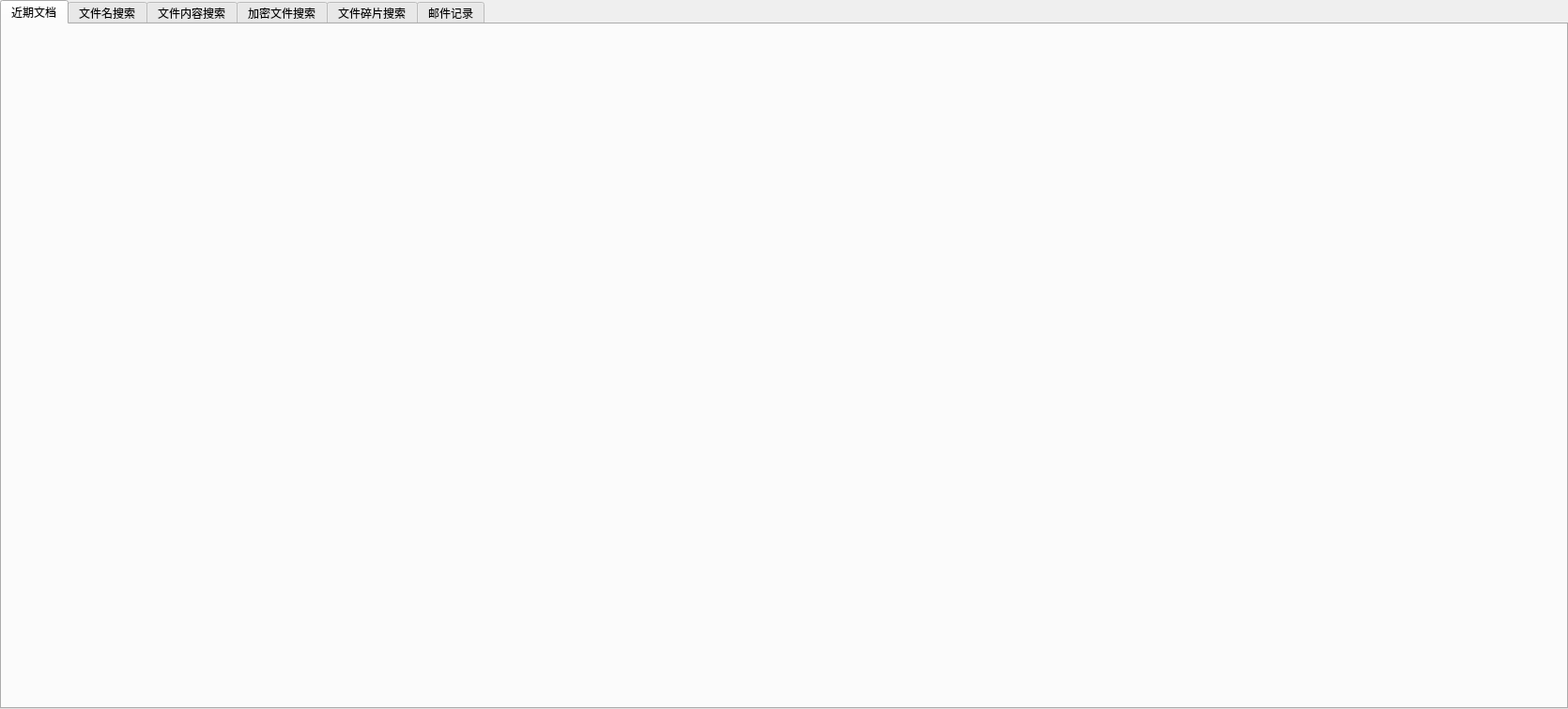
<?xml version="1.0" encoding="UTF-8"?>
<ui version="4.0">
 <class>filecheck_tab</class>
 <widget class="QWidget" name="filecheck_tab">
  <property name="geometry">
   <rect>
    <x>0</x>
    <y>0</y>
    <width>1670</width>
    <height>755</height>
   </rect>
  </property>
  <property name="minimumSize">
   <size>
    <width>1670</width>
    <height>755</height>
   </size>
  </property>
  <property name="maximumSize">
   <size>
    <width>1670</width>
    <height>755</height>
   </size>
  </property>
  <property name="windowTitle">
   <string>Form</string>
  </property>
  <layout class="QHBoxLayout" name="horizontalLayout">
   <property name="spacing">
    <number>0</number>
   </property>
   <property name="leftMargin">
    <number>0</number>
   </property>
   <property name="topMargin">
    <number>0</number>
   </property>
   <property name="rightMargin">
    <number>0</number>
   </property>
   <property name="bottomMargin">
    <number>0</number>
   </property>
   <item>
    <widget class="QTabWidget" name="tabWidget">
     <property name="currentIndex">
      <number>0</number>
     </property>
     <widget class="QWidget" name="tab">
      <attribute name="title">
       <string>近期文档</string>
      </attribute>
     </widget>
     <widget class="QWidget" name="tab_2">
      <attribute name="title">
       <string>文件名搜索</string>
      </attribute>
     </widget>
     <widget class="QWidget" name="tab_3">
      <attribute name="title">
       <string>文件内容搜索</string>
      </attribute>
     </widget>
     <widget class="QWidget" name="tab_4">
      <attribute name="title">
       <string>加密文件搜索</string>
      </attribute>
     </widget>
     <widget class="QWidget" name="tab_5">
      <attribute name="title">
       <string>文件碎片搜索</string>
      </attribute>
     </widget>
     <widget class="QWidget" name="tab_6">
      <attribute name="title">
       <string>邮件记录</string>
      </attribute>
     </widget>
    </widget>
   </item>
  </layout>
 </widget>
 <resources/>
 <connections/>
</ui>
